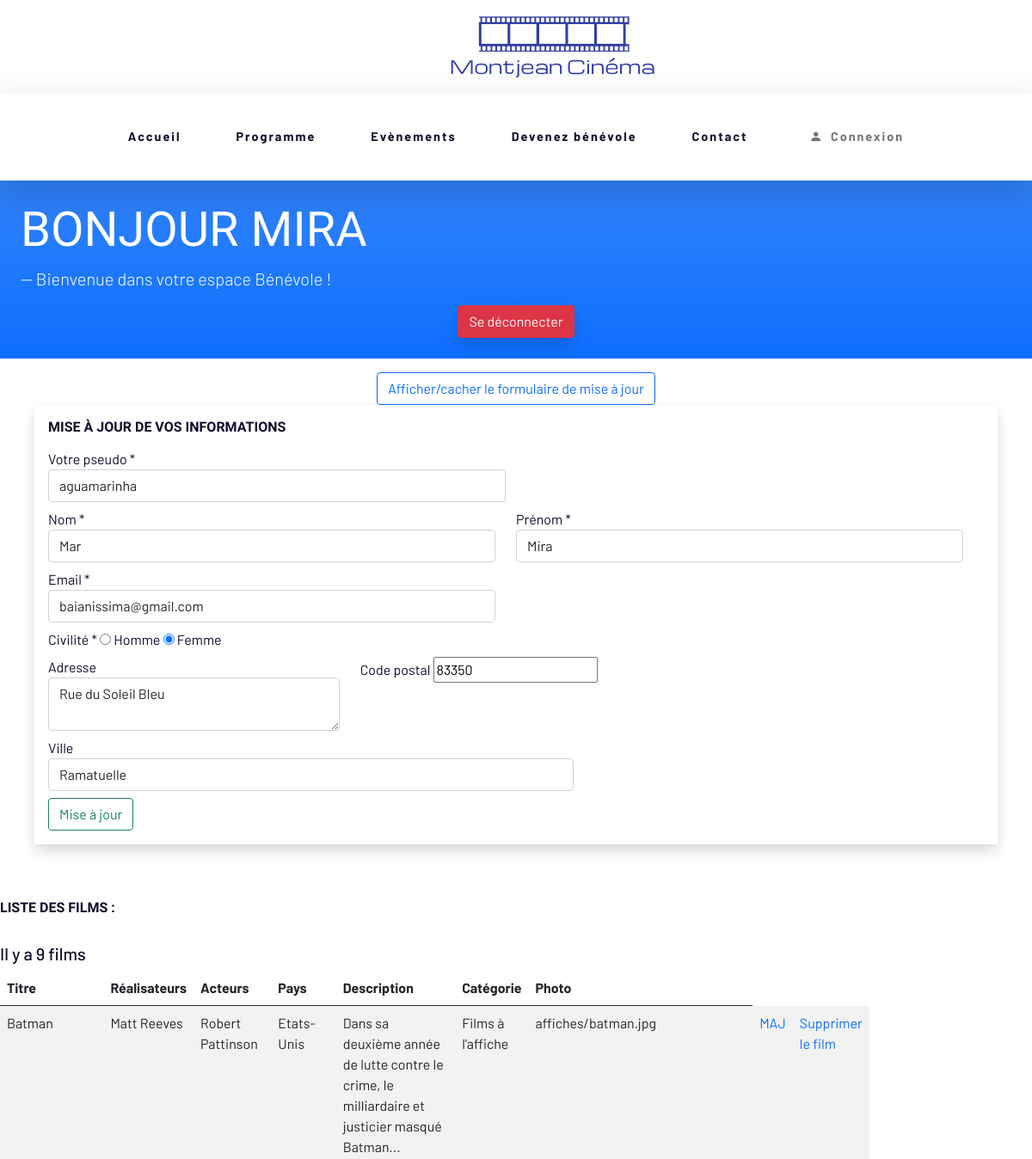
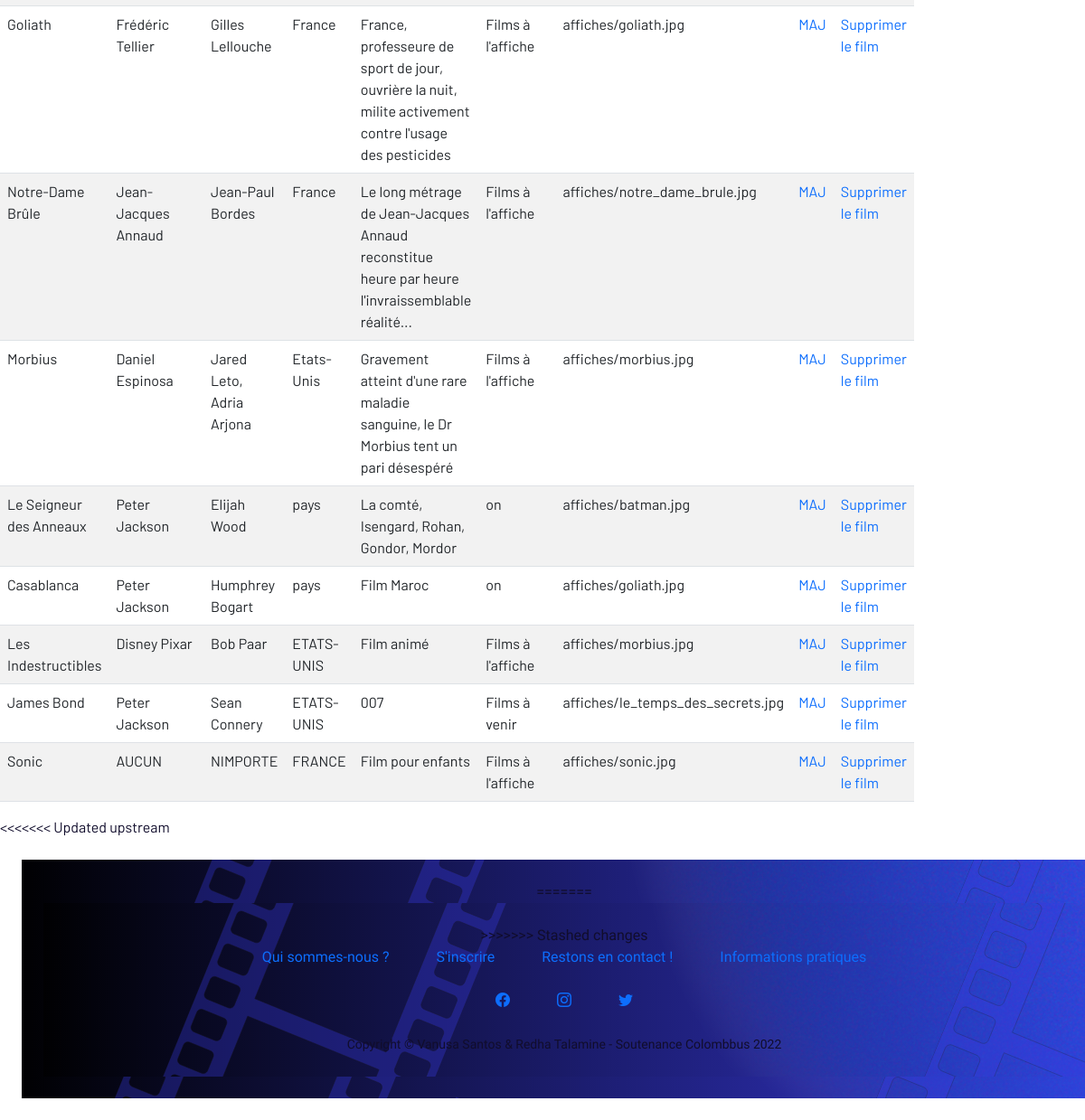
/profil.php (signed in), run on the app's committed database (2 pictures, top to bottom).
### tables this page shows
CREATE TABLE `films` (
  `id_film` int(3) NOT NULL,
  `titre` varchar(255) DEFAULT NULL,
  `categorie` varchar(20) DEFAULT NULL,
  `acteurs` varchar(30) NOT NULL,
  `realisateur` varchar(30) NOT NULL,
  `pays` varchar(20) NOT NULL,
  `description` text NOT NULL,
  `photo` varchar(50) NOT NULL
);

### inc/fonctions.inc.php (called while the page is built, shortened)
<?php
function estConnecte() {
    if (isset($_SESSION['membre'])) {
        return true;
    } else {
        return false;
    }
}
function estAdmin() {
    if (estConnecte() && $_SESSION['membre']['statut'] == 1 ) {
        return true;
    } else {
        return false;
    }
}
?>

### profil.php (the view, shortened to what this page needs)
<?php
require_once 'inc/init.inc.php';
$adresse = $_SESSION['membre']['adresse'];
?>
<!DOCTYPE html>
<html lang="fr">
<head>
    <link rel="stylesheet" href="https://cdn.jsdelivr.net/npm/bootstrap-icons@1.5.0/font/bootstrap-icons.css">
    <link href="https://cdn.jsdelivr.net/npm/bootstrap@5.0.0-beta3/dist/css/bootstrap.min.css" rel="stylesheet">
    <link rel="stylesheet" href="css/styles.css" >
</head>
<body>
      <?php require_once 'inc/navbar.inc.php'; ?>
    <header class="container-fluid text-white bg-primary bg-gradient p-4">
            <h1 class="display-4 text-white ">Bonjour <?php echo $_SESSION['membre']['prenom']; ?></h1>
            <p class="lead">
            <?php
            if(estAdmin()) {
                echo ' -- Vous êtes administrateur</p>';
            } else {
                echo ' --  Bienvenue dans votre espace Bénévole !</p>';
            }
            ?>
            <ul class="nav nav-pills nav-fill">
            <?php
                if (estConnecte()) {
                    echo '<li class="nav-item"><a class="btn btn-danger shadow" href="connexion.php?action=deconnexion">Se déconnecter</a></li>';
                }
            ?>
            </ul>
    </header>
    <section class="row justify-content-start">
        <div class="col-12">
        <div class="container-fluid">
            <div class="row justify-content-center m-2 p-2">
                <div class="col-6 text-center">
                    <button type="button" class="btn btn-block btn-outline-primary" value="Afficher/cacher le formulaire de mise à jour" id="cacheForm">Afficher/cacher le formulaire de mise à jour</button>
                </div>
            <form method="POST" action="" class="shadow p-3 mb-5 bg-body rounded ">
               <h2>Mise à jour de vos informations</h2>
                    <div class="row">
                    <div class="col-md-6 form-group mt-2">
                        <label for="pseudo">Votre pseudo *</label>
                        <input type="text" name="pseudo" id="pseudo" value="<?php echo $_SESSION['membre']['pseudo']; ?>" class="form-control">
                    </div>
                    <div class="row">
                    <div class="col-md-6 form-group mt-2">
                        <label for="nom">Nom *</label>
                        <input type="text" name="nom" id="nom" value="<?php echo $_SESSION['membre']['nom']; ?>" class="form-control">
                    </div>
                    <div class="col-md-6  form-group mt-2">
                        <label for="prenom">Prénom *</label>
                        <input type="text" name="prenom" id="prenom" value="<?php echo $_SESSION['membre']['prenom']; ?>" class="form-control">
                    </div>
                    <div class="col-md-6  form-group mt-2">
                        <label for="email">Email *</label>
                        <input type="email" name="email" id="email" value="<?php echo $_SESSION['membre']['email']; ?>" class="form-control">
                    </div>
                    </div>
                    <div class="row">
                    <div class="form-group mt-2">
                        <label for="civilite">Civilité *</label>
                        <input type="radio" name="civilite" value="m" checked> Homme
                        <input type="radio" name="civilite" value="f"<?php if (isset($_SESSION['membre']['civilite']) && $_SESSION['membre']['civilite'] =='f') echo 'checked';?>> Femme
                    </div>
                    <div class="col-4 form-group mt-2">
                        <label for="adresse">Adresse</label>
                        <textarea name="adresse" id="adresse" class="form-control"><?php echo $adresse ?? '' ; ?></textarea>
                    </div>
                    <div class="col-4 form-group mt-2">
                        <label for="code_postal">Code postal</label>
                        <input type="text" name="code_postal" id="code_postal" value="<?php echo $_SESSION['membre']['code_postal']; ?>" class="form-c²ontrol">
                    </div>
                    <div class="col-7 form-group mt-2">
                        <label for="ville">Ville</label>
                        <input type="text" name="ville" id="ville" value="<?php echo $_SESSION['membre']['ville']; ?>" class="form-control">
                    </div>
                    </div>
                    <div class="form-group mt-2">
                        <input type="submit" value="Mise à jour" class="btn btn-md btn-outline-success">
                    </div>
                </div>
            </form>
        </div>
    </section>
        <div class="col-12">
            <section>
                <div class="col-9">
                    <h2>Liste des films :</h2>
                    <br>
                    <?php
                    $requete = $pdoMJC->query( " SELECT * FROM films ORDER BY id_film ASC " );
                    $nbr_films = $requete->rowCount();
                    ?>
                    <h5>Il y a <?php echo $nbr_films; ?> films </h5>
                    <table class="table table-striped">
                        <thead>
                            <tr>
                                <th>Titre</th>
                                <th>Réalisateurs</th>
                                <th>Acteurs</th>
                                <th>Pays</th>
                                <th>Description</th>
                                <th>Catégorie</th>
                                <th>Photo</th>
                            </tr>
                        </thead>
                        <tbody>
                            <?php while ( $ligne = $requete->fetch( PDO::FETCH_ASSOC )) { ?>
                            <tr>
                                <td><?php echo $ligne['titre']; ?></td>
                                <td><?php echo $ligne['realisateur']; ?></td>
                                <td><?php echo $ligne['acteurs']; ?></td>
                                <td><?php echo $ligne['pays']; ?></td>
                                <td><?php echo $ligne['description']; ?></td>
                                <td><?php echo $ligne['categorie']; ?></td>
                                <td><?php echo $ligne['photo']; ?></td>
                                <td><a href="admin/maj_film.php?id_film=<?php echo $ligne['id_film']; ?>">MAJ</a></td>
                                <td><a href="?action=supprimer&id_film=<?php echo $ligne['id_film']; ?>" onclick="return(confirm('Voulez-vous supprimer le film ? '))">Supprimer le film</a></td>
                            </tr>
                            <?php } ?>
                        </tbody>
                    </table>
                </div>
            </section>
        </div>
    <?php require_once 'inc/footer.inc.php';?>
</body>
</html>

### css/styles.css (style rules this page uses)
body { font-family: 'Barlow', bold, sans-serif; color: #110D2C; font-size: 1em; }
h1, h2, h3, h4 { font-family: 'Michroma', sans-serif; color: #110D2C; font-size: 1em; font-weight: bold; text-transform: uppercase; }
a:link { text-decoration: none; }

### data on the page
films: titre "Batman", realisateur "Matt Reeves", acteurs "Robert Pattinson", pays "Etats-Unis", description "Dans sa deuxième année de lutte contre le crime, le milliardaire et justicier masqué Batman...", categorie "Films à l'affiche", photo "affiches/batman.jpg"
films: titre "Goliath", realisateur "Frédéric Tellier", acteurs "Gilles Lellouche", pays "France", description "France, professeure de sport de jour, ouvrière la nuit, milite activement contre l'usage des pesticides", categorie "Films à l'affiche", photo "affiches/goliath.jpg"
films: titre "Notre-Dame Brûle", realisateur "Jean-Jacques Annaud", acteurs "Jean-Paul Bordes", pays "France", description "Le long métrage de Jean-Jacques Annaud reconstitue heure par heure l'invraissemblable réalité...", categorie "Films à l'affiche", photo "affiches/notre_dame_brule.jpg"
films: titre "Morbius", realisateur "Daniel Espinosa", acteurs "Jared Leto, Adria Arjona", pays "Etats-Unis", description "Gravement atteint d'une rare maladie sanguine, le Dr Morbius tent un pari désespéré", categorie "Films à l'affiche", photo "affiches/morbius.jpg"
films: titre "Le Seigneur des Anneaux", realisateur "Peter Jackson", acteurs "Elijah Wood", pays "pays", description "La comté, Isengard, Rohan, Gondor, Mordor", categorie "on", photo "affiches/batman.jpg"
films: titre "Casablanca", realisateur "Peter Jackson", acteurs "Humphrey Bogart", pays "pays", description "Film Maroc", categorie "on", photo "affiches/goliath.jpg"
films: titre "Les Indestructibles", realisateur "Disney Pixar", acteurs "Bob Paar", pays "ETATS-UNIS", description "Film animé", categorie "Films à l'affiche", photo "affiches/morbius.jpg"
films: titre "James Bond", realisateur "Peter Jackson", acteurs "Sean Connery", pays "ETATS-UNIS", description "007", categorie "Films à venir", photo "affiches/le_temps_des_secrets.jpg"
films: titre "Sonic", realisateur "AUCUN", acteurs "NIMPORTE", pays "FRANCE", description "Film pour enfants", categorie "Films à l'affiche", photo "affiches/sonic.jpg"

### other printed values
$_SESSION['membre']['prenom'] "MIRA"
$nbr_films "9"
